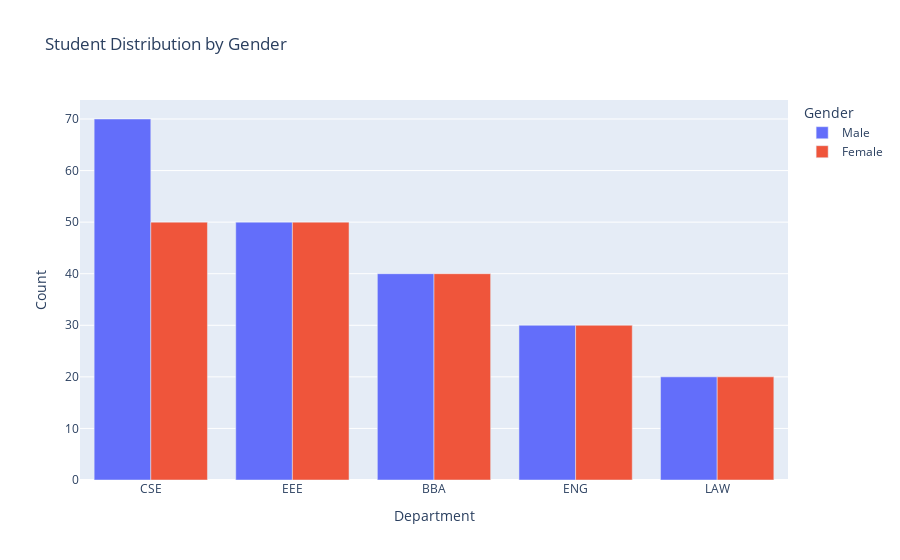

Write notebook code for a chart like this one.
### Code cell
# Melt to long format
df_long = df.melt(id_vars='Department', value_vars=['Male', 'Female'],
                  var_name='Gender', value_name='Count')

fig = px.bar(df_long, x='Department', y='Count', color='Gender',
             barmode='group', title='Student Distribution by Gender')
fig.show()


fig = px.bar(data, x='Department', y='Students', title='Student Count by Department')
fig.show()

### Figure 1 — Plotly figure (JSON) as saved in the notebook; plotly's stock layout.template omitted (floating-point values rounded to 4 significant figures)
{"data": [{"alignmentgroup": "True", "hovertemplate": "Gender=Male<br>Department=%{x}<br>Count=%{y}<extra></extra>", "legendgroup": "Male", "marker": {"color": "#636efa", "pattern": {"shape": ""}}, "name": "Male", "offsetgroup": "Male", "orientation": "v", "showlegend": true, "textposition": "auto", "type": "bar", "x": ["CSE", "EEE", "BBA", "ENG", "LAW"], "xaxis": "x", "y": [70, 50, 40, 30, 20], "yaxis": "y"}, {"alignmentgroup": "True", "hovertemplate": "Gender=Female<br>Department=%{x}<br>Count=%{y}<extra></extra>", "legendgroup": "Female", "marker": {"color": "#EF553B", "pattern": {"shape": ""}}, "name": "Female", "offsetgroup": "Female", "orientation": "v", "showlegend": true, "textposition": "auto", "type": "bar", "x": ["CSE", "EEE", "BBA", "ENG", "LAW"], "xaxis": "x", "y": [50, 50, 40, 30, 20], "yaxis": "y"}], "layout": {"barmode": "group", "legend": {"title": {"text": "Gender"}, "tracegroupgap": 0}, "title": {"text": "Student Distribution by Gender"}, "xaxis": {"anchor": "y", "domain": [0, 1], "title": {"text": "Department"}}, "yaxis": {"anchor": "x", "domain": [0, 1], "title": {"text": "Count"}}}}
